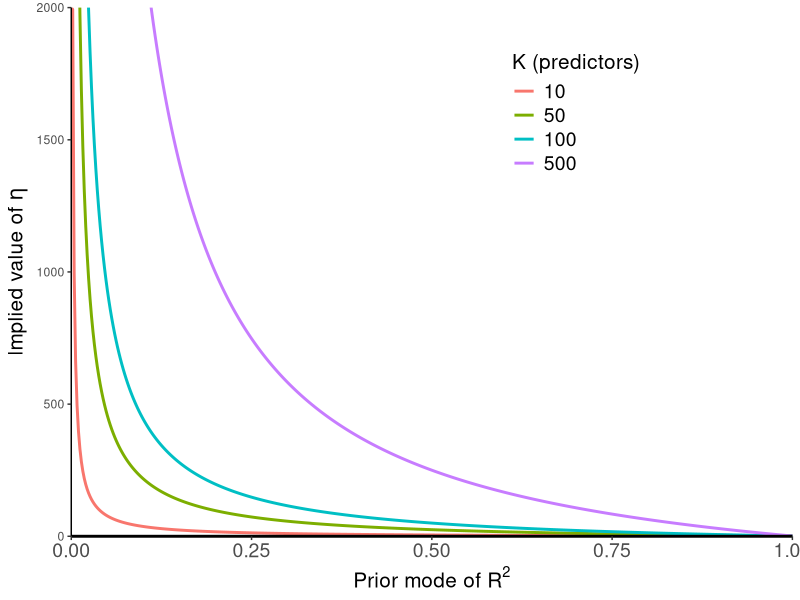
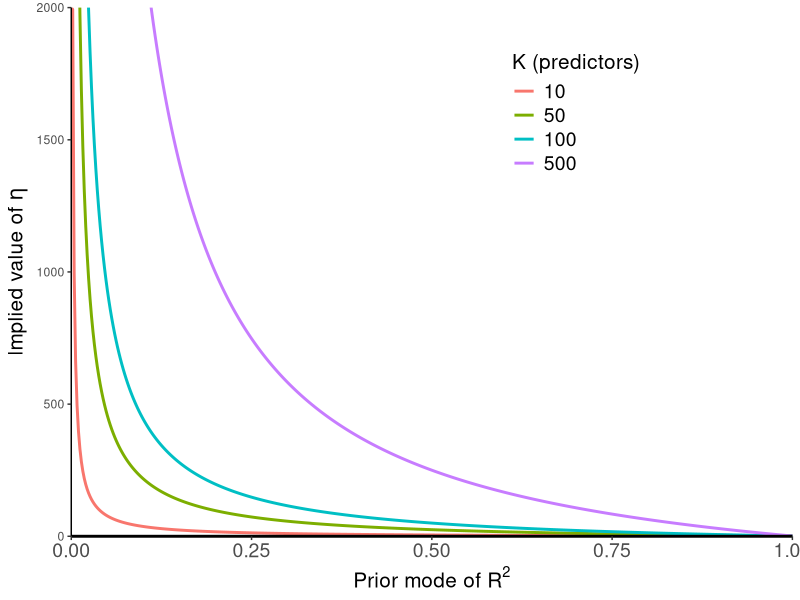

Here is the R script that generated these plots, in order:
library(ggplot2)

# compute eta if loc is prior mode
eta_mode <- function(loc, K) (K/2 - 1  - loc * (K/2) + loc * 2) / loc

N <- 500
location <- rep(seq(0, 1, length.out = N), 4)
K <- rep(c(10,50,100,500), each = N)
eta <- eta_mode(location, K)

df <- data.frame(x = location, y = eta, K = factor(K))
ggplot(df, aes(x=x, y=y, color=K)) + 
  geom_line(size = 1) + 
  xlab(expression(paste("Prior mode of ", R^2))) + 
  ylab(expression(paste("Implied value of ", eta))) + 
  scale_color_discrete(name = "K (predictors)") +
  coord_cartesian(xlim = c(0, 1), ylim = c(0, 2000), expand = FALSE) +
  theme_classic() +
  theme(legend.position = c(.7, 0.8),
        legend.text = element_text(size = 14),
        legend.title = element_text(size = 15),
        axis.line.y = element_line(size = 0.5),
        axis.text.x = element_text(size = 14), 
        axis.line.x = element_line(size = 1), 
        axis.title = element_text(size = 15))

ggsave("fig/eta_vs_location_plot.pdf", w = 7, h = 3.5)
